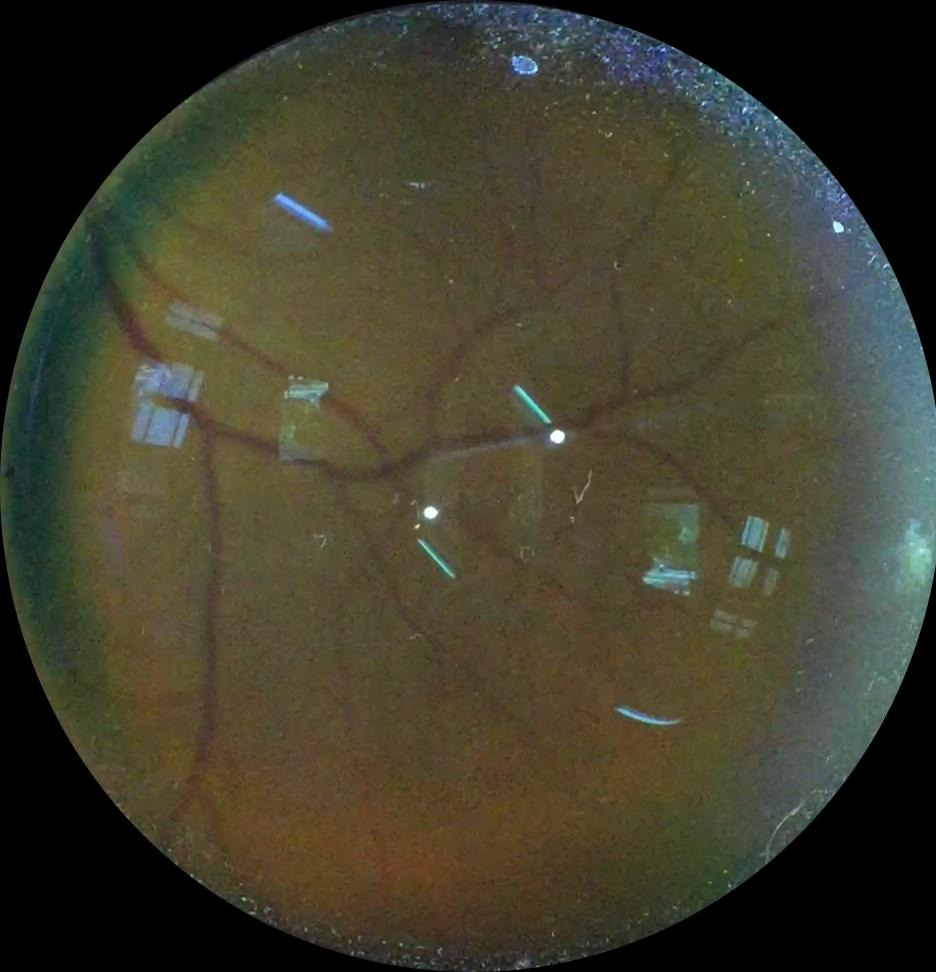
#> input picture project/experiments/C001R_Cut/C001R01.jpg, 936 x 972 px; its folder holds 4 pictures in this run
$ python experiment01.py
#> lines starting #> are read from the running program, lines starting #| are printed output that depends on the picture; after the words box and inside, x2 and y2 are one past the last pixel; in counts of white or black regions, pixels touching at a corner belong together
### project/experiments/utils.py
import os
import cv2
import numpy as np

####################################
######### HELPER METHODS ###########
####################################

def load_images(path='./C001R_Cut', img_type='jpg'):
    frames = []
    paths = [f for f in os.listdir(path) if f.endswith(img_type)]
    print(f'INFO>Found this frames in folder {path}: {paths}')

    for p in paths:
        image_path = os.path.join(os.getcwd(), path, p)
        image = cv2.imread(image_path)
        frames.append(image)

    return frames

# [6 lines left out: function load_image, not called in this run]


def show_image(data:np.array, name:str='Image', w:int=800, h:int=600):
    cv2.namedWindow(name, cv2.WINDOW_NORMAL)
    cv2.resizeWindow(name, w, h)
    cv2.imshow(name, data)
    cv2.waitKey(10000)
    cv2.destroyAllWindows()


def show_image_row(data:list, name:str='Image stack'):
    max_height:int = 0
    acc_width: int = 0
    for img in data:
        max_height = img.shape[0] if img.shape[0] > max_height else max_height
        acc_width += img.shape[1]

    conc_img = np.zeros(shape=[max_height, acc_width, 3], dtype=np.uint8)
    dups =  []
    for img in data:
        delta_height = max_height - img.shape[0]
        top, bottom = delta_height // 2, delta_height - (delta_height // 2)

        duplicate = cv2.copyMakeBorder(img, top, bottom, 0, 0, cv2.BORDER_CONSTANT)
        dups.append(duplicate)
    image_row = np.concatenate(dups, axis=1)
    show_image(image_row, name=name, h=max_height, w=1600)


def print_progress_bar (iteration, total, prefix ='', suffix ='', decimals = 1, length = 100, fill ='█'):
    percent = ("{0:." + str(decimals) + "f}").format(100 * (iteration / float(total)))
    filledLength = int(length * iteration // total)
    bar = fill * filledLength + '-' * (length - filledLength)
    print('\r%s |%s| %s%% %s' % (prefix, bar, percent, suffix), end = '\r')
    # Print New Line on Complete
    if iteration == total:
        print()

### project/experiments/experiment01.py
import numpy as np
import cv2
from utils import  load_image, show_image, load_images, show_image_row, print_progress_bar
import sys
import os


def run():
    images = load_images()
#> in load_images, image is the input picture: shape (972, 936, 3); mean B, G, R 44.5, 61.9, 64.2
#> images = 2 items
    show_image_row(images, name='Raw images')
#> the loop in show_image_row, `for img in data:` made 2 passes
#> (max_height, acc_width) on passes 1 to 2: (972, 936), (972, 1875)
#> after the loop in show_image_row, `for img in data:`: acc_width = 1875
#> the loop in show_image_row, `for img in data:` made 2 passes
#> (delta_height, top, bottom) on passes 1 to 2: (0, 0, 0), (0, 0, 0)
#> after the loop in show_image_row, `for img in data:`: dups = 2 items

    #images = sharpen(images)
    #show_image_row(images, name='Sharpened')

    images = remove_glare(images)
#> the loop in remove_glare, `for i in range(len(images)):` made 2 passes
#> (disk in remove_glare_image, percent in print_progress_bar, filledLength in print_progress_bar) on passes 1 to 2: ([[0, 1, 0], [1, 1, 1], [0, 1, 0]], '50.0', 50), ([[0, 1, 0], [1, 1, 1], [0, 1, 0]], '100.0', 100)
#| Removing glare |██████████████████████████████████████████████████--------------------------------------------------| 50.0%
#| Removing glare |████████████████████████████████████████████████████████████████████████████████████████████████████| 100.0%
#> pass 1, in remove_glare_image, `h, s, v = cv2.split(cv2.cvtColor(img, cv2.COLOR_RGB2HSV))`:
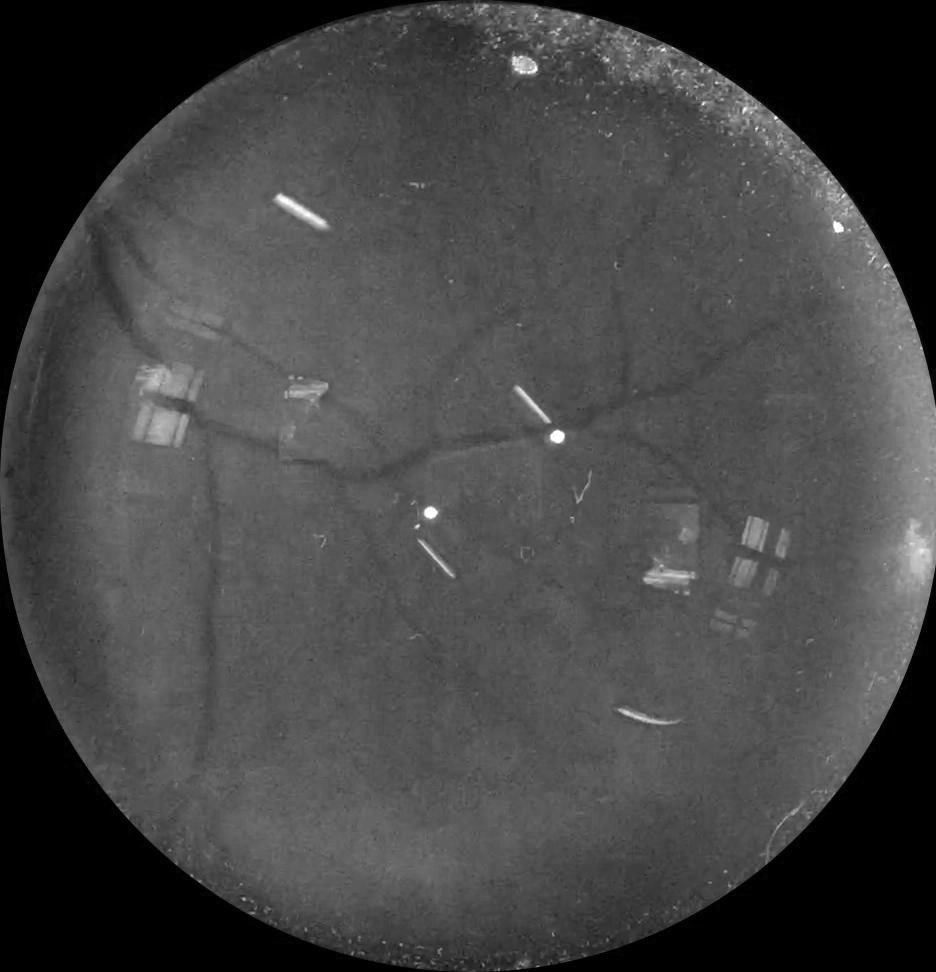
#> v: shape (972, 936); min 0, max 255, mean 68.3
#> pass 1, in remove_glare_image, `nonSat = s < saturation_thres`:
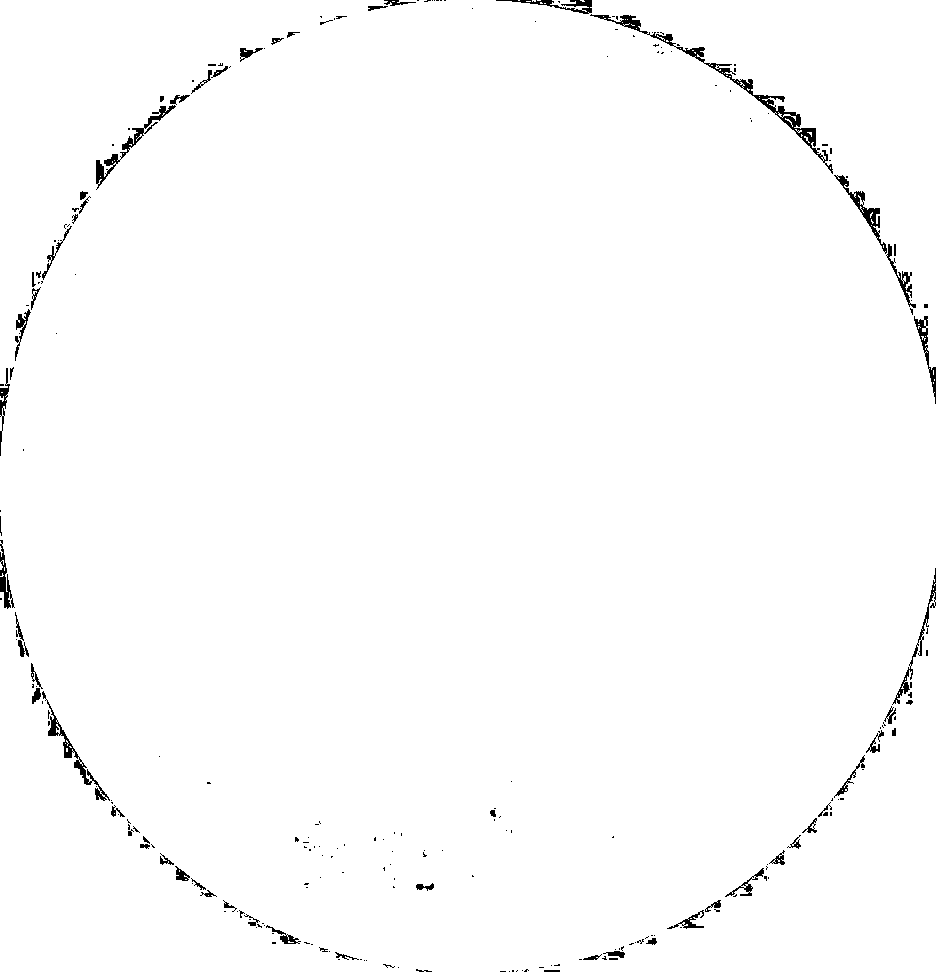
#> nonSat: shape (972, 936) bool; 98.8% white; 245 black regions (179 under 20 px), largest, box (x1, y1, x2, y2) and area: (590, 14, 833, 174) 1789, (96, 105, 176, 190) 768, (42, 691, 110, 801) 710
    show_image_row(images, name='Glare Removed')
#> the loop in show_image_row (call 2), `for img in data:` made 2 passes
#> the loop in show_image_row (call 2), `for img in data:` made 2 passes

    images = enhance_contrast(images)
#> the loop in enhance_contrast, `for i in range(len(images)):` made 2 passes
#> (percent in print_progress_bar, filledLength in print_progress_bar) on passes 1 to 2: ('50.0', 50), ('100.0', 100)
#| Enhancing contrast |██████████████████████████████████████████████████--------------------------------------------------| 50.0%
#| Enhancing contrast |████████████████████████████████████████████████████████████████████████████████████████████████████| 100.0%
#> pass 1, in enhance_contrast_image, `l, a, b = cv2.split(lab)`:
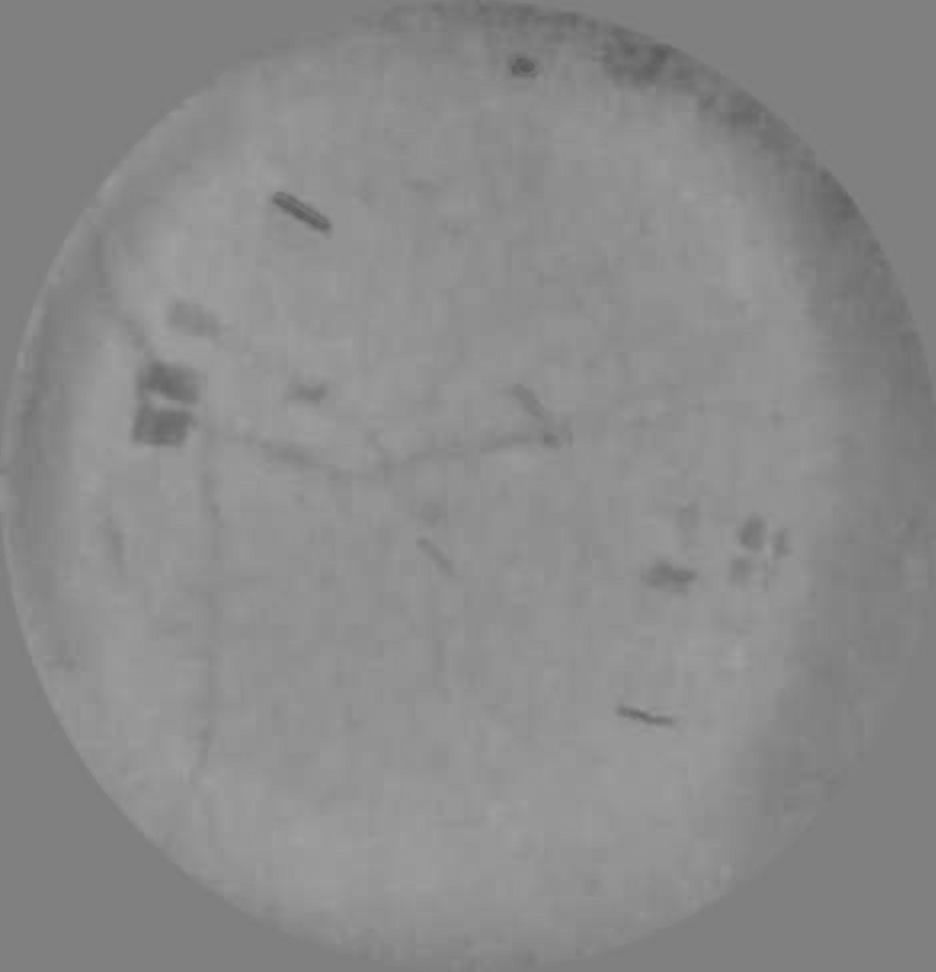
#> b: shape (972, 936); min 90, max 161, mean 138.8
    show_image_row(images, name='Contrast Enhanced')
#> call 3 of show_image_row, with name = 'Contrast Enhanced'
#> the loop in show_image_row (call 3), `for img in data:` made 2 passes
#> after the loop in show_image_row (call 3), `for img in data:`: acc_width = 1875
#> the loop in show_image_row (call 3), `for img in data:` made 2 passes
#> pass 1, in show_image_row (call 3), `duplicate = cv2.copyMakeBorder(img, top, bottom, 0, 0, cv2.BORDER_CONS..`:
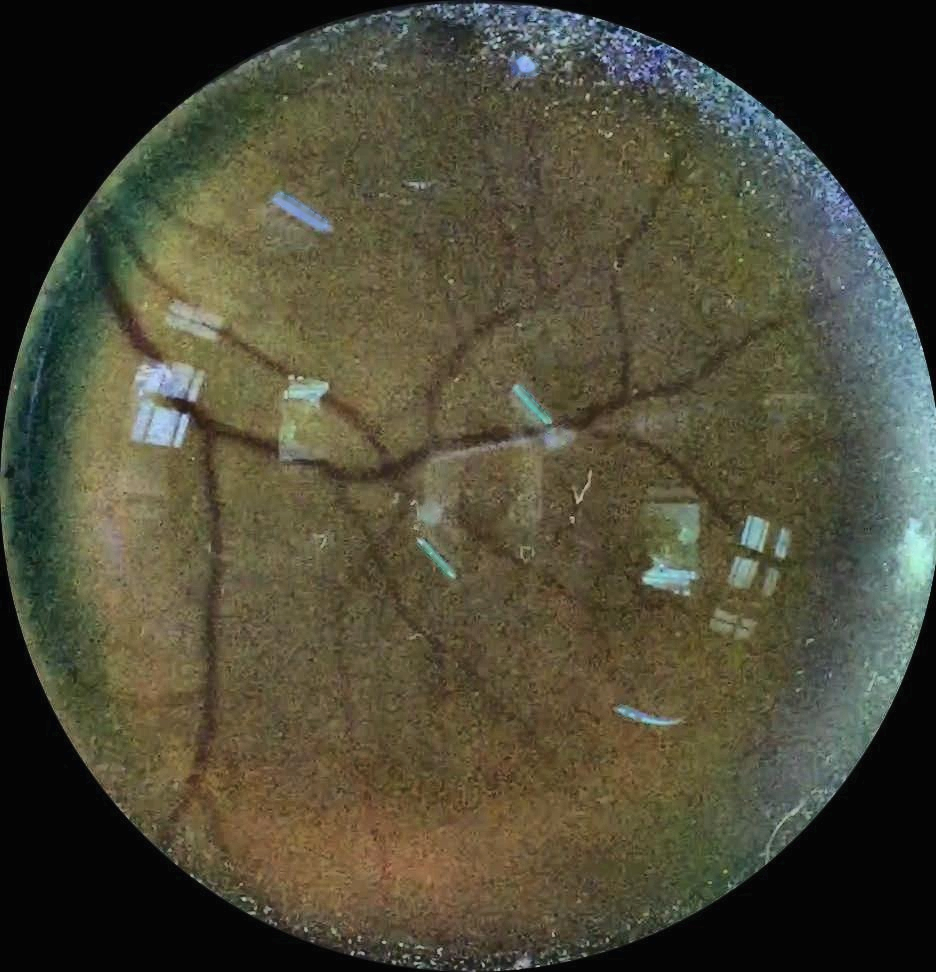
#> duplicate: shape (972, 936, 3); mean B, G, R 55.4, 73.3, 75.8
#> in show_image_row (call 3), `image_row = np.concatenate(dups, axis=1)`:
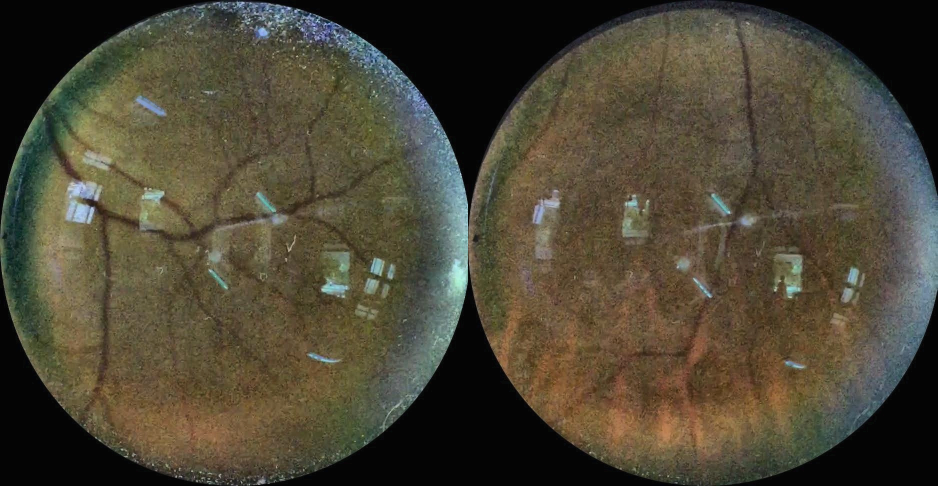
#> image_row: shape (972, 1875, 3) (shown at 1/2 size); mean of channels 0, 1, 2 53.4, 70.1, 76.1; drawn as B, G, R

    panorama = stitch_images(images)
#> in stitch_images, `(status, stitched) = stitcher.stitch(images)`: status = 1
#| [INFO] image stitching failed. Status: 1
    if panorama is not None: show_image(panorama, name="Stitched image")


def remove_glare(images:list):
    for i in range(len(images)):
        images[i] = remove_glare_image(images[i])
        print_progress_bar(i + 1, len(images), prefix="Removing glare")
    return images


def enhance_contrast(images:list):
    for i in range(len(images)):
        images[i] = enhance_contrast_image(images[i])
        print_progress_bar(i + 1, len(images), prefix="Enhancing contrast")
    return images


def sharpen(images:list):
    for i in range(len(images)):
        images[i] = sharpen_image(images[i])
        print_progress_bar(i + 1, len(images), prefix="Removing glare")
    return images


def remove_glare_image(img:np.array, saturation_thres=180, color_thres=200):
    h, s, v = cv2.split(cv2.cvtColor(img, cv2.COLOR_RGB2HSV))  # split into HSV components
    nonSat = s < saturation_thres  # Find all pixels that are not very saturated
    disk = cv2.getStructuringElement(cv2.MORPH_ELLIPSE, (3, 3))
    nonSat = cv2.erode(nonSat.astype(np.uint8), disk)
    v2 = v.copy()
    v2[nonSat == 0] = 0

    glare = v2 > color_thres
    glare = cv2.dilate(glare.astype(np.uint8), disk)
    glare = cv2.dilate(glare.astype(np.uint8), disk)

    return cv2.inpaint(img, glare, 5, cv2.INPAINT_NS)


def enhance_contrast_image(img:np.array, cl=2.0):
    lab = cv2.cvtColor(img, cv2.COLOR_BGR2LAB)
    l, a, b = cv2.split(lab)
    clahe = cv2.createCLAHE(clipLimit=cl, tileGridSize=(8, 8))
    cl = clahe.apply(l)
    #cl = cv2.equalizeHist()
    limg = cv2.merge((cl, a, b))
    final = cv2.cvtColor(limg, cv2.COLOR_LAB2BGR)
    return final

def sharpen_image(img:np.array):
    #result = cv2.GaussianBlur(img, (3, 3), 0)
    #result = cv2.addWeighted(result, 1.5, img, -0.5, 0)

    kernel_sharpening = np.array([[-1, -1, -1],
                                  [-1, 9, -1],
                                  [-1, -1, -1]])  # applying the sharpening kernel to the input image & displaying it.
    sharpened = cv2.filter2D(img, -1, kernel_sharpening)
    return sharpened


def stitch_images(images: list):
    print("INFO> stitching images")
    stitcher = cv2.Stitcher_create(mode=0)
    (status, stitched) = stitcher.stitch(images)

    if status == 0:
        return stitched
    else:
        print(f"[INFO] image stitching failed. Status: {status}")
        return None


if __name__ == '__main__':
    print(f'INFO> Using python version {sys.version_info}')
    print(f'INFO> Using opencv version {cv2.__version__}')

    run()
